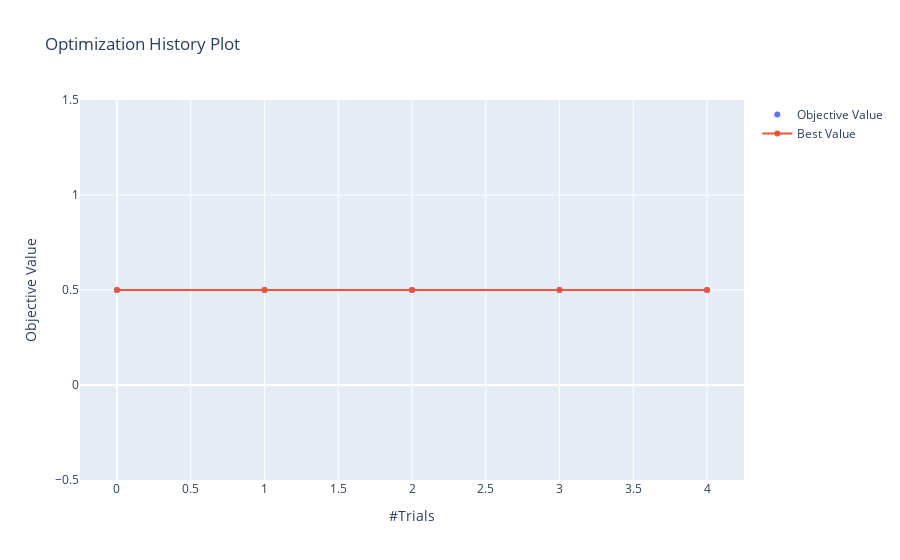

Notebook source saved alongside this figure:
### Markdown cell above
### visualizations

### Code cell
optuna.visualization.plot_optimization_history(study)

### Figure 1 — Plotly figure (JSON) as saved in the notebook; plotly's stock layout.template omitted (floating-point values rounded to 4 significant figures)
{"data": [{"mode": "markers", "name": "Objective Value", "type": "scatter", "x": [0, 1, 2, 3, 4], "y": [0.5, 0.5, 0.5, 0.5, 0.5]}, {"name": "Best Value", "type": "scatter", "x": [0, 1, 2, 3, 4], "y": [0.5, 0.5, 0.5, 0.5, 0.5]}], "layout": {"title": {"text": "Optimization History Plot"}, "xaxis": {"title": {"text": "#Trials"}}, "yaxis": {"title": {"text": "Objective Value"}}}}
